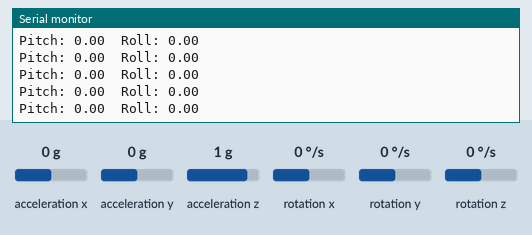
Recording of a sketch running on a simulated Arduino Uno, built with avr-gcc and run on an emulated ATmega328P. Shown: the last lines printed to the serial monitor. Inputs (shaded band) come from the test bench; at power-on: acceleration x 0 g, acceleration y 0 g, acceleration z 1 g, rotation x 0 °/s, rotation y 0 °/s, rotation z 0 °/s.

Above: at 1.2 s.
1.3 s: acceleration x set to -1.4 g
At 1.58 s:
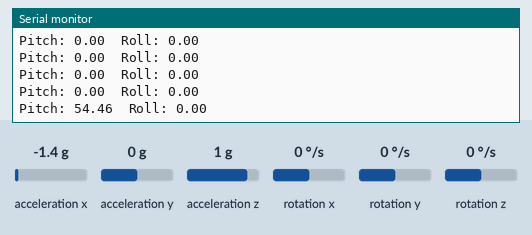
2.8 s: acceleration y set to -1.4 g
At 2.8 s:
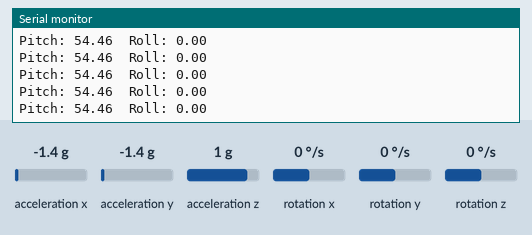
4.3 s: acceleration z set to -1.4 g
At 4.43 s:
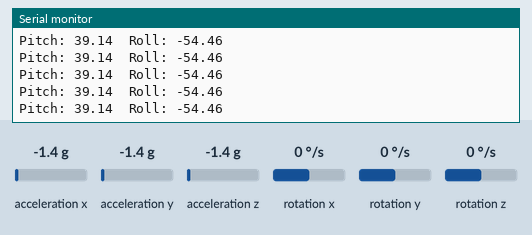
Timing chart, 0 to 7.3 s (numbered marks = the images above; inputs shaded):
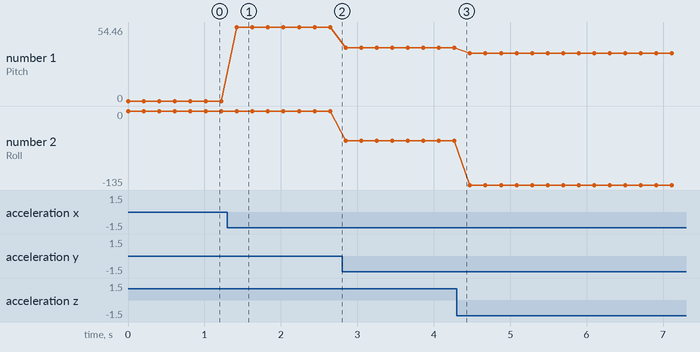

The sketch:

Pitch_Roll_acelerometro.ino
```cpp
#include <Wire.h>
#include <MPU6050.h>
#include <math.h>

MPU6050 mpu;

int16_t ax, ay, az;
float pitch, roll;

void setup() {
  Serial.begin(115200);
  Wire.begin();
  mpu.initialize();
}

void loop() {

  mpu.getAcceleration(&ax, &ay, &az);

  float Ax = ax;
  float Ay = ay;
  float Az = az;

  roll = atan2(Ay, Az) * 180 / PI;
  pitch = atan2(-Ax, sqrt(Ay * Ay + Az * Az)) * 180 / PI;

  Serial.print("Pitch: ");
  Serial.print(pitch);
  Serial.print("  Roll: ");
  Serial.println(roll);

  delay(200);
}
```

Measured:
- after the input at 1.3 s, the serial monitor: prints a new line after 0.12 s (image 1)
- plotted number 1: 0 → 54.46 after the input at 1.3 s, 54.46 → 39.14 after the input at 2.8 s, 39.14 → 35.26 after the input at 4.3 s
- plotted number 2: 0 → -54.46 after the input at 2.8 s, -54.46 → -135 after the input at 4.3 s
